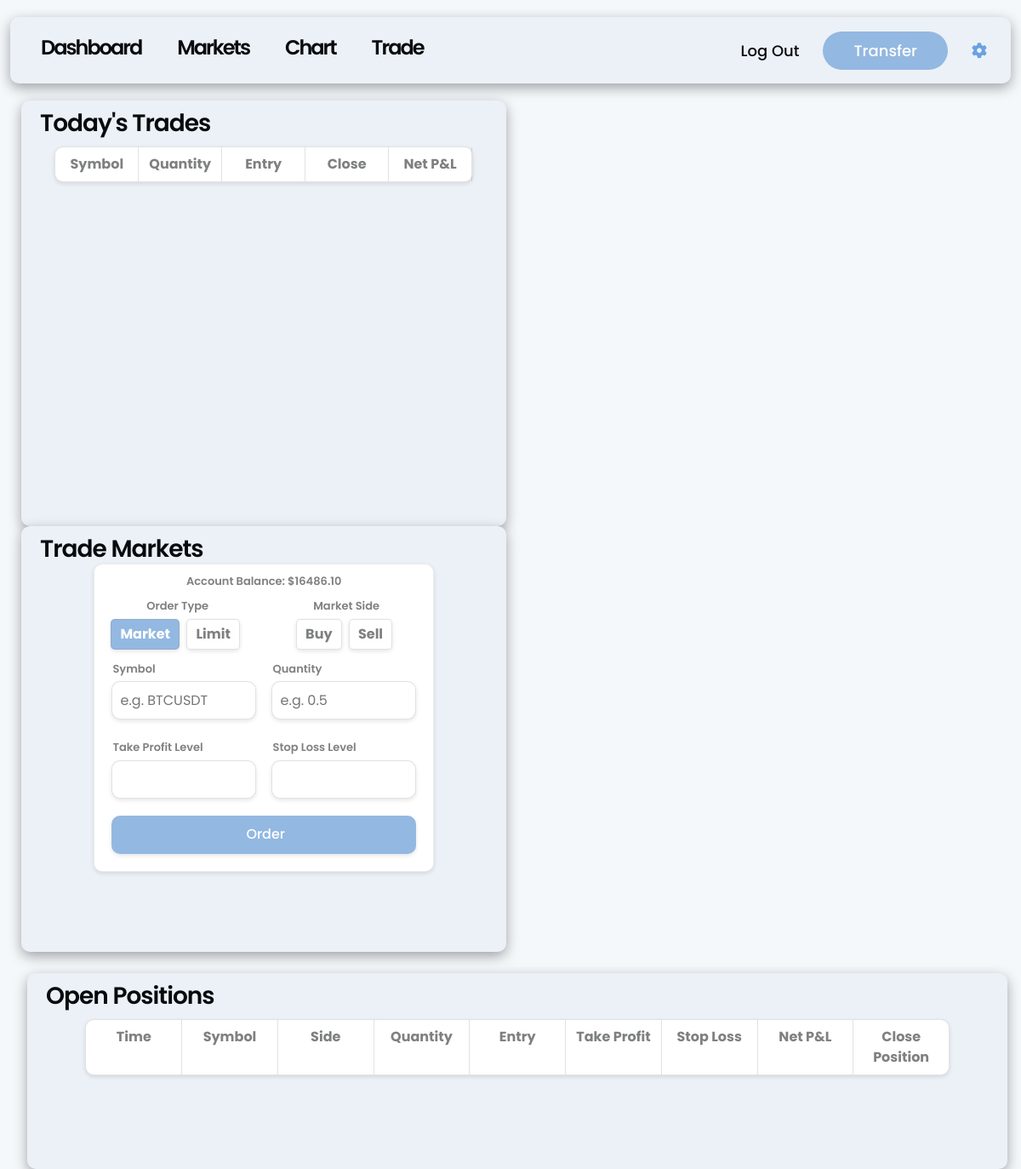
The page /trade/ (signed in) on the database as committed earlier.
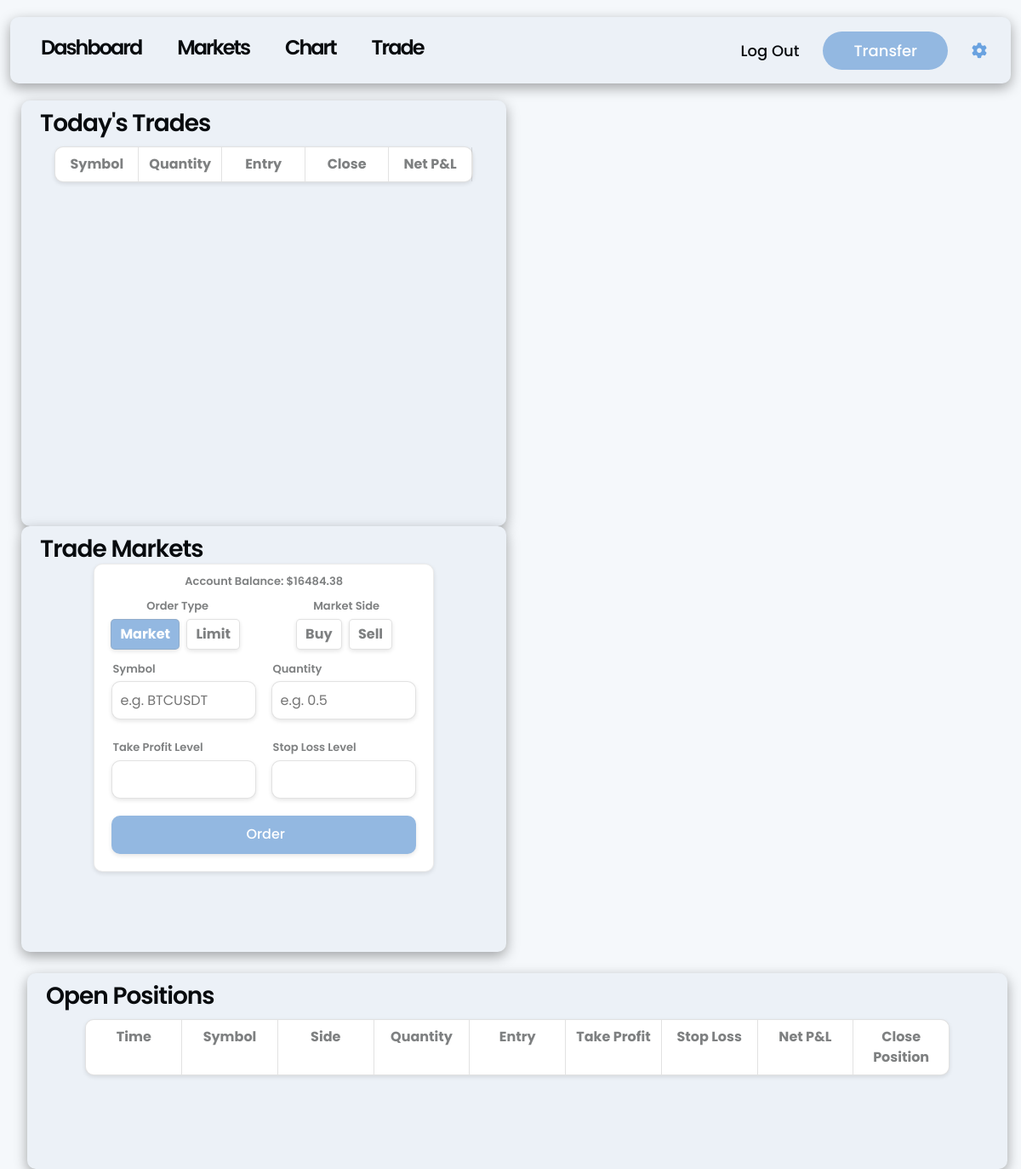
The same page on the database as committed later.
### dashboard/models.py (models this page shows, shortened)
class UserProfile(models.Model):
    user = models.OneToOneField(User, on_delete=models.CASCADE, related_name='profile')
    account_balance = models.DecimalField(max_digits=10, decimal_places=2, null=False, default=0)
    deposit_amount_multiplier = models.IntegerField(default=1, null=False, blank=False)

### trade/views.py (the view, shortened to what this page needs)
# urls.py: path('trade/', include('trade.urls')),
@login_required
def trade(request):
    user = request.user
    user_profile = UserProfile.objects.get(user=user)
    todays_trades = TradeHistory.objects.filter(user=user, date=datetime.datetime.now().date())
    error_message = ''
    open_trades = []
    trade_historys = []
    for trade in todays_trades:
        if len(trade_historys) < 9:
            trade_historys.insert(0, trade)
        else:
            trade_historys.pop()
            trade_historys.insert(0, trade)
    context = {
        'open_trades': open_trades,
        'trade_historys': trade_historys,
        'account_balance': user_profile.account_balance,
        'error_message': error_message
    }
    return render(request, 'trade/trade.html', context)

### trade/templates/trade/trade.html (shortened to what this page needs)
{% extends 'base.html' %}
{% load static %}
{% block extra_css %}
    <link rel="stylesheet" type="text/css" href="{% static 'trade/css/trade.css' %}">
{% endblock %}
{% block content %}
    <div class="row">
        <div class="col-md-6 trade-sections box-shadow right">
            <h2 class="titles">Today's Trades</h2>
            <div class="table">
                <div>
                    <div class="head-row">
                        <span class="table-cell t-head">Symbol</span>
                        <span class="table-cell t-head">Quantity</span>
                        <span class="table-cell t-head">Entry</span>
                        <span class="table-cell t-head">Close</span>
                        <span class="table-cell t-head">Net P&L</span>
                    </div>
                </div>
            </div>
        </div>
        <div class="col-md-6 trade-sections box-shadow left">
            <h2 class="titles">Trade Markets</h2>
            <form action="{% url 'trade' %}" method="post" id="trade-form">
                <div class="form-section">
                    <p class="account-balance" id="account-balance" data="{{ account_balance }}">Account Balance: ${{ account_balance }}</p>
                    <div class="order-type">
                        <p class="withdrawal-label order-type-text">Order Type</p>
                        <label class="radio-label" for="market">Market</label>
                        <label class="radio-label" for="limit">Limit</label>
                    </div>
                    <div class="order-type">
                        <p class="withdrawal-label order-type-text">Market Side</p>
                        <label class="radio-label" for="buy">Buy</label>
                        <label class="radio-label" for="sell">Sell</label>
                    </div>
                    <div class="input-group">
                        <div class="input-wrapper">
                            <label for="symbol" class="withdrawal-label">Symbol</label>
                            <input type="text" class="withdraw-input" id="symbol" name="symbol" placeholder="e.g. BTCUSDT" autocomplete="off">
                        </div>
                        <div class="input-wrapper">
                            <label for="quantity" class="withdrawal-label first">Quantity</label>
                            <input type="number" class="withdraw-input amount" id="quantity" name="quantity" min="0" max="0" step="0.01" placeholder="e.g. 0.5" required>
                        </div>
                    </div>
                    <div class="input-group">
                        <div class="input-wrapper">
                          <label for="take-profit" class="withdrawal-label">Take Profit Level</label>
                          <input type="number" class="withdraw-input" name="take-profit" min="0" max="1000000">
                        </div>
                        <div class="input-wrapper">
                          <label for="stop-loss" class="withdrawal-label">Stop Loss Level</label>
                          <input type="number" class="withdraw-input" name="stop-loss" min="0" max="1000000">
                        </div>
                      </div>
                    <input type="submit" class="withdraw-button withdraw-input" value="Order">
                </div>
            </form>
        </div>
    </div>
    <div class="row">
        <div class="col-md-12 active-trades box-shadow">
            <h2 class="titles">Open Positions</h2>
            <div class="table" id="open-trades" data="{{ open_trades }}">
                <div>
                    <div class="head-row">
                        <span class="table-cell t-head">Time</span>
                        <span class="table-cell t-head">Symbol</span>
                        <span class="table-cell t-head">Side</span>
                        <span class="table-cell t-head">Quantity</span>
                        <span class="table-cell t-head">Entry</span>
                        <span class="table-cell t-head">Take Profit</span>
                        <span class="table-cell t-head">Stop Loss</span>
                        <span class="table-cell t-head">Net P&L</span>
                        <span class="table-cell t-head last">Close Position</span>
                    </div>
                </div>
            </div>
        </div>
    </div>
{% endblock %}

### templates/base.html (shortened to what this page needs)
{% load static %}
<!doctype html>
<html lang="en">
<head>
    {% block corecss %}
        <link href="https://cdn.jsdelivr.net/npm/bootstrap@5.0.2/dist/css/bootstrap.min.css" rel="stylesheet">
        <link rel="stylesheet" type="text/css" href="{% static 'css/base.css' %}">
    {% endblock %}
    {% block extra_css %}
    {% endblock %}
    {% block corejs %}
        <link rel="stylesheet" href="https://cdnjs.cloudflare.com/ajax/libs/font-awesome/6.5.1/css/all.min.css" />
    {% endblock %}
</head>
<body>
    <div class="container-fluid">
        <div class="row">
            <div class="d-none d-lg-block">
                {% include 'includes/main-nav.html' %}
            </div>
        </div>
        <div class="row">
            {% block content %}
            {% endblock %}
        </div>
    </div>
</body>
</html>

### templates/includes/main-nav.html
<nav class="nav-menu box-shadow">
    <div class="col-md-6">
        <ul class="my-nav">
            <li class="list-item"><a href="{% url 'dashboard' %}" class="nav-link dashboard ">Dashboard</a></li>
            <li class="list-item"><a href="{% url 'markets' %}" class="nav-link">Markets</a></li>
            <li class="list-item"><a href="{% url 'chart' %}" class="nav-link">Chart</a></li>
            <li class="list-item"><a href="{% url 'trade' %}" class="nav-link">Trade</a></li>
        </ul>
    </div>
    <div class="col-md-6">
        <a  href="{% url 'settings' %}" class="btn btn-light nav-button settings"><i class="fas fa-gear"></i></button>
        <a  href="{% url 'deposit' %}" class="btn btn-light nav-button transfer">Transfer</a>
        <a  href="{% url 'account_logout' %}" class="btn btn-light nav-button log-out">Log Out</a>
    </div>
</nav>

### static/css/base.css (style rules this page uses)
body { font-family: "Poppins", sans-serif; font-weight: 700; background-color: #F5F8FB; color: #080B0E; }
.box-shadow { box-shadow: rgba(0, 0, 0, 0.35) 0px 5px 15px; }
.nav-menu { display: flex; justify-content: space-between; align-items: center; background-color: #ecf1f7; width: 98vw; margin: 20px auto; border-radius: 10px; }
.my-nav { display: flex; list-style: none; padding: 0; }
.list-item { margin: 10px 10px 0 0; padding: 0; font-size: 36px; }
.nav-link { color: #080B0E; font-weight: 600; letter-spacing: -2px; }
.nav-link.dashboard { margin-left: 20px; }
.nav-button { padding: 0.5em 2em; float: right; font-weight: 500; margin-right: 10px; font-size: 18px; color: #080B0E; border-radius: 30px; }
.log-out { background-color: transparent; border: none; padding: 0.5em 1em; }
.transfer { background-color: #93B8E1; border: none; color: #ffffff; }
.settings { padding: 0.5em 1em; border: none; border-radius: 90px; background-color: transparent; color: #69A2E0; }
@media screen and (min-width: 992px) and (max-width: 1200px) { .list-item { font-size: 24px; } }

### trade/static/trade/css/trade.css (style rules this page uses)
.trade-sections { width: 48.5%; height: 500px; margin: auto; margin-left: 25px; background-color: #ecf1f7; border-radius: 10px; }
.active-trades { width: 98%; min-height: 230px; height: fit-content; margin: 25px 0 0 32px; background-color: #ecf1f7; border-radius: 10px; }
.titles { font-size: 28px; font-weight: 600; letter-spacing: -1px; margin: 10px 0 0 10px; }
#trade-form { max-width: 400px; margin: auto; }
.form-section { border: 1px solid rgba(128, 128, 128, 0.158); border-radius: 10px; background-color: #ffffff; box-shadow: 0px 2px 5px 0px rgba(0, 0, 0, 0.1); }
.withdraw-input { width: 90%; margin: 0 0 20px 5%; border: 1px solid rgba(128, 128, 128, 0.233); border-radius: 10px; height: 45px; box-shadow: 0px 2px 5px 0px rgba(0, 0, 0, 0.1); padding-left: 10px; }
.withdrawal-label { font-size: 13px; font-weight: 600; margin: 0 0 5px 6%; color: #080b0e85; }
.withdraw-input.withdraw-button { background-color: #93b8e1; color: #ffffff; font-weight: 500; border: none; padding: none; }
.order-type { width: 49%; display: inline-block; margin: 0 0 10px 0; text-align: center; }
.order-type-text { margin: 10px auto 5px; text-align: center; }
.radio-label { display: inline-block; border: 1px solid rgba(128, 128, 128, 0.233); border-radius: 5px; background-color: #ffffff; color: #080b0e85; box-shadow: 0px 2px 5px 0px rgba(0, 0, 0, 0.1); padding: 5px 10px; margin-right: 5px; cursor: pointer; }
input[type="radio"]:checked + .radio-label { background-color: #93b8e1; color: #fff; }
.input-group { width: 95%; margin: auto; }
.input-wrapper { width: 50%; }
.account-balance { text-align: center; margin: 10px 0 0 0; font-size: 13px; font-weight: 600; color: #080b0e85; }
.table { display: flex; flex-direction: column; width: 90%; margin: 10px auto; }
.head-row, .body-row { display: flex; width: 100%; }
.head-row { background-color: #ffffff; border: 1px solid rgba(128, 128, 128, 0.233); border-radius: 10px; box-shadow: 0px 2px 5px 0px rgba(0, 0, 0, 0.1); color: #080b0e85; }
.table-cell { flex: 1; text-align: center; }
.t-head { border-right: 1px solid rgba(128, 128, 128, 0.233); }
.t-head.last { border-right: none; }

Rows that differ between the two databases and show on the page:
changed UserProfile: account_balance "16486.10" → "16484.38"
